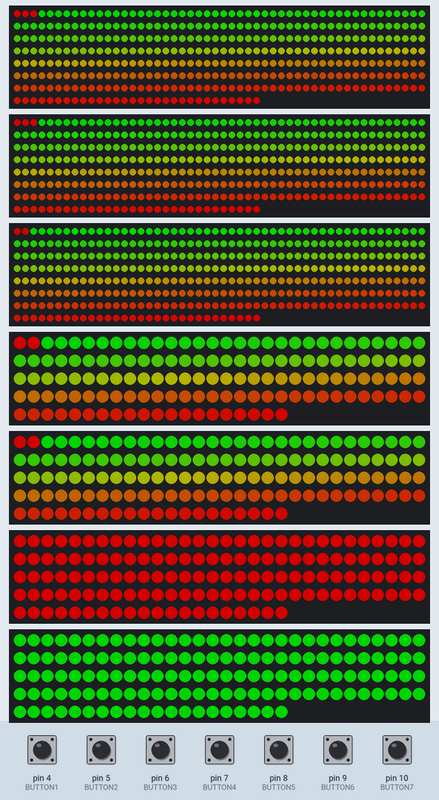
Simulated run of this sketch. Board: Arduino Mega 2560, built with avr-gcc and run on an emulated ATmega2560. On the bench: 3 × 380 RGB LEDs in strip order, left to right, continuing on the next row, 4 × 140 RGB LEDs in strip order, left to right, continuing on the next row. Inputs (shaded band) come from the test bench; at power-on: pin 4 (BUTTON1), pin 5 (BUTTON2), pin 6 (BUTTON3), pin 7 (BUTTON4), pin 8 (BUTTON5), pin 9 (BUTTON6), pin 10 (BUTTON7) HIGH. Dim RGB values are drawn brighter than linear.

Above: at 1.15 s.
1.4 s: pin 4 (BUTTON1) pulled LOW for 0.35 s
3.2 s: pin 5 (BUTTON2) pulled LOW for 0.35 s
5.1 s: pin 6 (BUTTON3) pulled LOW for 0.35 s
At 5.46 s:
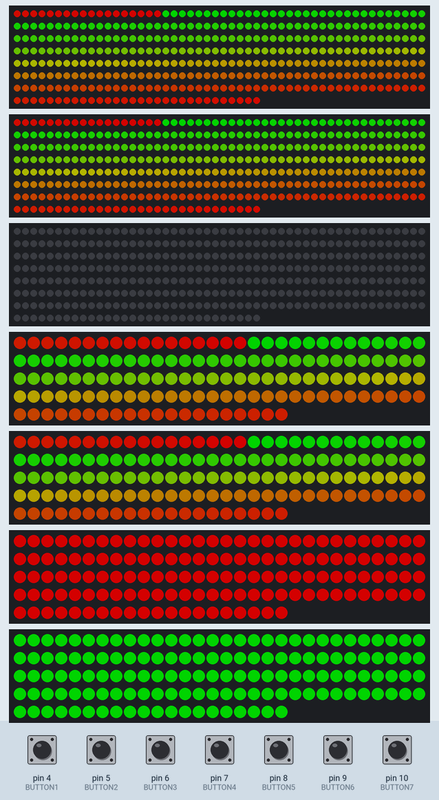
6.9 s: pin 7 (BUTTON4) pulled LOW for 0.35 s
At 7.16 s:
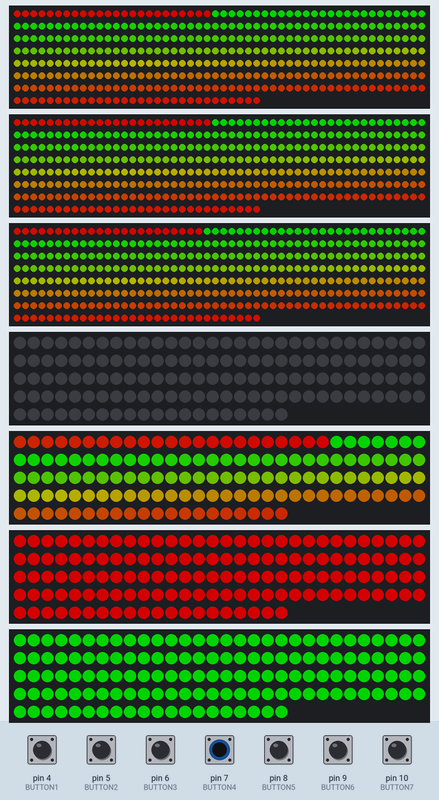
8.7 s: pin 8 (BUTTON5) pulled LOW for 0.35 s
At 9.14 s:
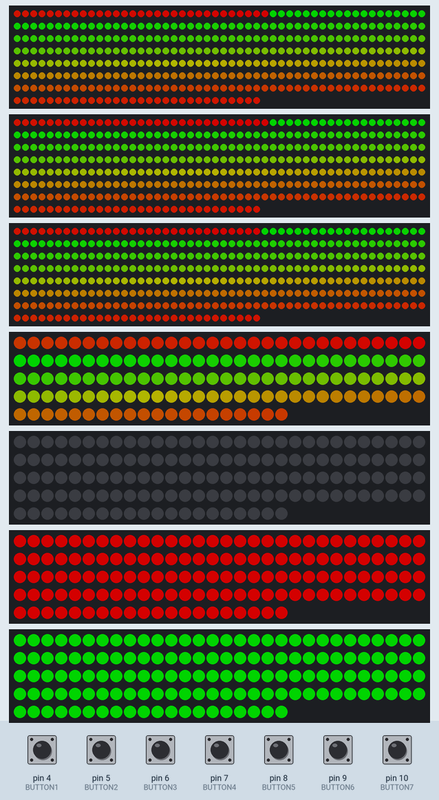
10.5 s: pin 9 (BUTTON6) pulled LOW for 0.35 s
At 10.84 s:
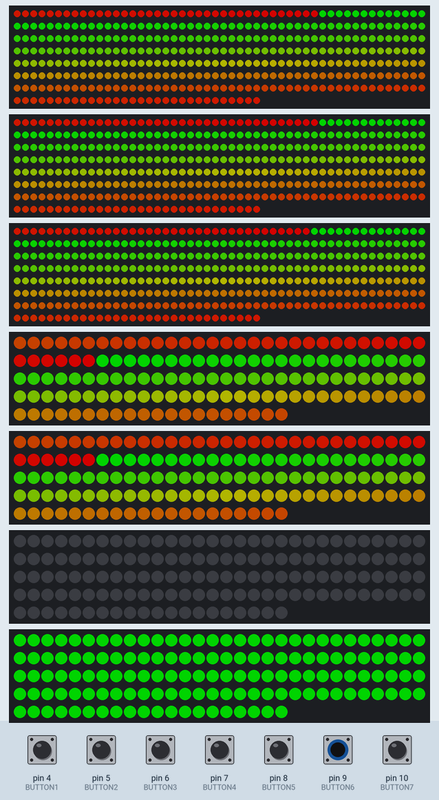

The sketch:

5gredient-3satatic-button.ino
```cpp
#include <Adafruit_NeoPixel.h>

#define PIN_STRIP1 23        // greadient 380
#define PIN_STRIP2 22        //  greadient 380
#define PIN_STRIP3 1         //  greadient 380
#define PIN_STRIP4 3         //  greadient 140
#define PIN_STRIP5 21        //  greadient 140
#define RED_PIN 19           //  strip (red color)
#define GREEN_PIN 18         //  strip (green color)
#define NUMPIXELS_STRIP1 380  // 380  give the number of greadient color
#define NUMPIXELS_STRIP2 140  // 140   give the number of greadient color
#define NUMPIXELS_RED 140     //140 statc red
#define NUMPIXELS_GREEN 140   //140 statc green

#define BUTTON1 4  // Pin for button 1
#define BUTTON2 5  // Pin for button 2
#define BUTTON3 6  // Pin for button 3
#define BUTTON4 7  // Pin for button 4
#define BUTTON5 8  // Pin for button 5
#define BUTTON6 9  // Pin for button 6
#define BUTTON7 10 // Pin for button 7

int runningPosition1 = 0;  // Variable for the running position on strip1
int brightness = 128;      // Initial brightness value (0 to 255)
int speed = 5;             // Adjust the delay to control the speed of the running effect

Adafruit_NeoPixel strip1 = Adafruit_NeoPixel(NUMPIXELS_STRIP1, PIN_STRIP1, NEO_GRB + NEO_KHZ800);
Adafruit_NeoPixel strip2 = Adafruit_NeoPixel(NUMPIXELS_STRIP1, PIN_STRIP2, NEO_GRB + NEO_KHZ800);
Adafruit_NeoPixel strip3 = Adafruit_NeoPixel(NUMPIXELS_STRIP1, PIN_STRIP3, NEO_GRB + NEO_KHZ800);
Adafruit_NeoPixel strip4 = Adafruit_NeoPixel(NUMPIXELS_STRIP2, PIN_STRIP4, NEO_GRB + NEO_KHZ800);
Adafruit_NeoPixel strip5 = Adafruit_NeoPixel(NUMPIXELS_STRIP2, PIN_STRIP5, NEO_GRB + NEO_KHZ800);
Adafruit_NeoPixel redStrip = Adafruit_NeoPixel(NUMPIXELS_RED, RED_PIN, NEO_GRB + NEO_KHZ800);
Adafruit_NeoPixel greenStrip = Adafruit_NeoPixel(NUMPIXELS_GREEN, GREEN_PIN, NEO_GRB + NEO_KHZ800);

void setup() {
  pinMode(BUTTON1, INPUT_PULLUP);
  pinMode(BUTTON2, INPUT_PULLUP);
  pinMode(BUTTON3, INPUT_PULLUP);
  pinMode(BUTTON4, INPUT_PULLUP);
  pinMode(BUTTON5, INPUT_PULLUP);
  pinMode(BUTTON6, INPUT_PULLUP);
  pinMode(BUTTON7, INPUT_PULLUP);

  strip1.begin();
  strip2.begin();
  strip3.begin();
  strip4.begin();
  strip5.begin();
  redStrip.begin();    // Initialize the first NeoPixel strip
  greenStrip.begin();  // Initialize the second NeoPixel strip

  strip1.setBrightness(brightness);
  strip2.setBrightness(brightness);
  strip3.setBrightness(brightness);
  strip4.setBrightness(brightness);
  strip5.setBrightness(brightness);
  redStrip.setBrightness(brightness);
  greenStrip.setBrightness(brightness);

  colorWipe(redStrip, 255, 0, 0);  // Red color static
  colorWipe(greenStrip, 0, 255, 0);  // Green color static

  strip1.show();  // Initialize all pixels to 'off' for the first strip
  strip2.show();  // Initialize all pixels to 'off' for the second strip
  strip3.show();
  strip4.show();  // Initialize all pixels to 'off' for the second strip
  strip5.show();
  redStrip.show();
  greenStrip.show();
}

void loop() {
  if (digitalRead(BUTTON1) == LOW) {
    toggleStrip(strip1);
  }

  if (digitalRead(BUTTON2) == LOW) {
    toggleStrip(strip2);
  }

  if (digitalRead(BUTTON3) == LOW) {
    toggleStrip(strip3);
  }

  if (digitalRead(BUTTON4) == LOW) {
    toggleStrip(strip4);
  }

  if (digitalRead(BUTTON5) == LOW) {
    toggleStrip(strip5);
  }

  if (digitalRead(BUTTON6) == LOW) {
    toggleStrip(redStrip);
  }

  if (digitalRead(BUTTON7) == LOW) {
    toggleStrip(greenStrip);
  }

  greenToRedGradient(strip1, NUMPIXELS_STRIP1, runningPosition1);
  greenToRedGradient(strip2, NUMPIXELS_STRIP1, runningPosition1);
  greenToRedGradient(strip3, NUMPIXELS_STRIP1, runningPosition1);
  greenToRedGradient(strip4, NUMPIXELS_STRIP2, runningPosition1);
  greenToRedGradient(strip5, NUMPIXELS_STRIP2, runningPosition1);

  runningPosition1 = (runningPosition1 + 1) % NUMPIXELS_STRIP1;
  //  delay(4);
}

void greenToRedGradient(Adafruit_NeoPixel& strip, int numPixels, int position) {
  for (int i = 0; i < numPixels; i++) {
    // Calculate the color value based on the position in the gradient and running position
    uint8_t green = map((i - position + numPixels) % numPixels, 0, numPixels - 1, 255, 0);
    uint8_t red = map((i - position + numPixels) % numPixels, 0, numPixels - 1, 0, 255);

    // Set the color of the current pixel
    strip.setPixelColor(i, red, green, 0);
  }

  strip.show();  // Update the LED strip with the new colors
  delay(speed);  // Adjust the delay to control the speed of the running effect
}

// Fill the dots one after the other with a color for a specific strip
void colorWipe(Adafruit_NeoPixel& strip, int red, int green, int blue) {
  for (int i = 0; i < strip.numPixels(); i++) {
    strip.setPixelColor(i, strip.Color(red, green, blue));
  }
  strip.show();
}

void toggleStrip(Adafruit_NeoPixel& strip) {
  for (int i = 0; i < strip.numPixels(); i++) {
    strip.setPixelColor(i, 0, 0, 0);  // Turn off all pixels
  }
  strip.show();
}
```

Measured:
- after the input at 5.1 s, the LEDs: first change after 0.15 s (image 1 shows a later state)
- after the input at 6.9 s, the LEDs: first change after 0.06 s (image 2 shows a later state)
- after the input at 8.7 s, the LEDs: first differ from a run without the input after 0.24 s (image 3 shows a later state)
- after the input at 10.5 s, the LEDs: first change after 0.14 s (image 4 shows a later state)
